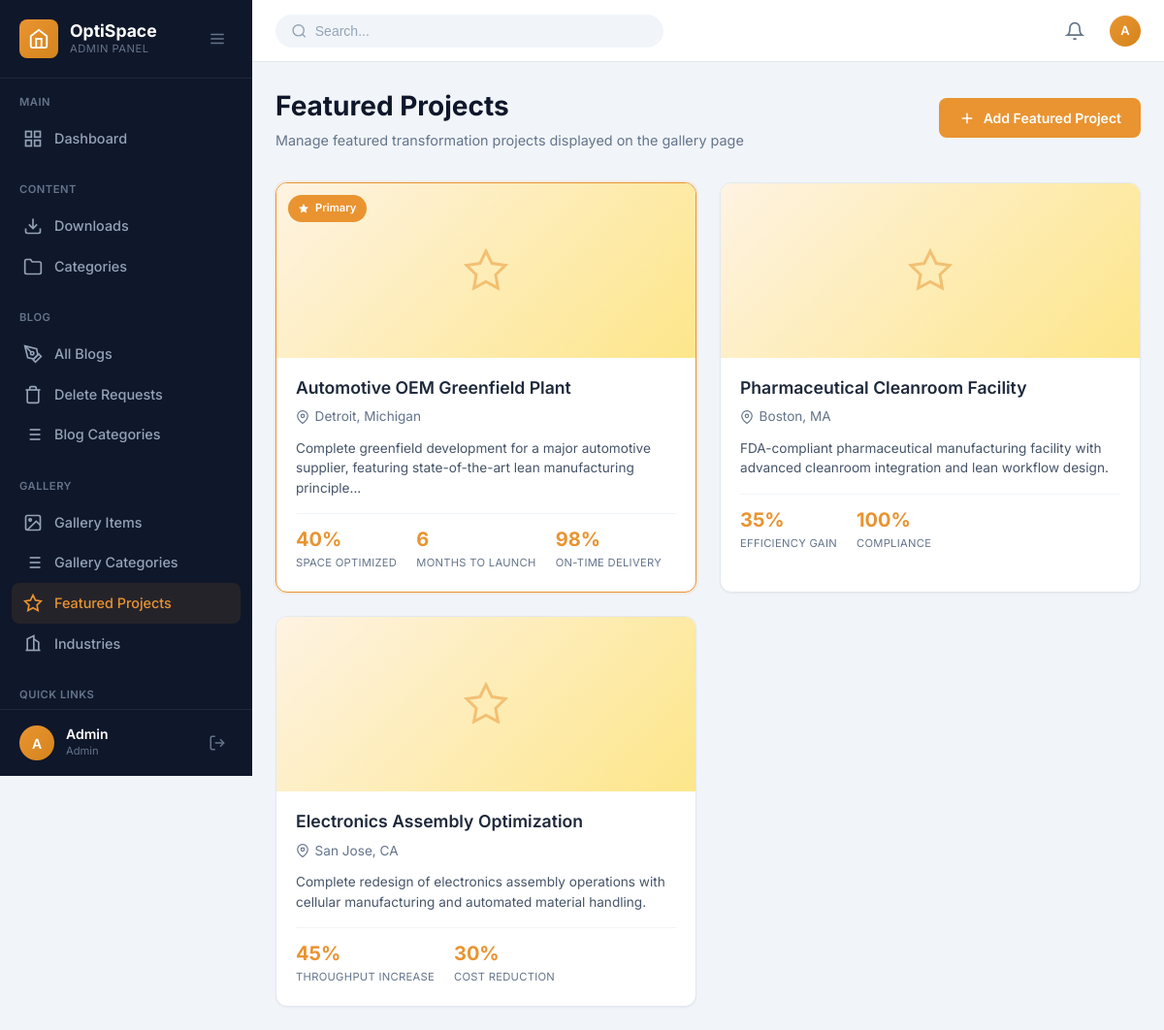
The page /admin/featured-projects.php (signed in) on the database its author committed.
### tables this page shows
CREATE TABLE IF NOT EXISTS featured_projects (
    id INT AUTO_INCREMENT PRIMARY KEY,
    gallery_item_id INT DEFAULT NULL,
    title VARCHAR(255) NOT NULL,
    description TEXT DEFAULT NULL,
    image_path VARCHAR(500) DEFAULT NULL,
    location VARCHAR(255) DEFAULT NULL,
    stat_1_value VARCHAR(50) DEFAULT NULL,
    stat_1_label VARCHAR(100) DEFAULT NULL,
    stat_2_value VARCHAR(50) DEFAULT NULL,
    stat_2_label VARCHAR(100) DEFAULT NULL,
    stat_3_value VARCHAR(50) DEFAULT NULL,
    stat_3_label VARCHAR(100) DEFAULT NULL,
    is_primary TINYINT(1) DEFAULT 0,
    is_active TINYINT(1) DEFAULT 1,
    sort_order INT DEFAULT 0,
    created_by INT DEFAULT NULL,
    created_at TIMESTAMP DEFAULT CURRENT_TIMESTAMP,
    updated_at TIMESTAMP DEFAULT CURRENT_TIMESTAMP ON UPDATE CURRENT_TIMESTAMP,
    FOREIGN KEY (gallery_item_id) REFERENCES gallery_items(id) ON DELETE SET NULL,
    FOREIGN KEY (created_by) REFERENCES admin_users(id) ON DELETE SET NULL
);

### admin/featured-projects.php (the view, shortened to what this page needs)
<?php
$conn = getDBConnection();
$projects = $conn->query("
    SELECT fp.*, gi.title as gallery_title
    FROM featured_projects fp
    LEFT JOIN gallery_items gi ON fp.gallery_item_id = gi.id
    ORDER BY fp.is_primary DESC, fp.sort_order ASC
");
include __DIR__ . '/includes/header.php';
?>
<div class="page-header">
    <div class="page-title-section">
        <h1 class="page-title">Featured Projects</h1>
        <p class="page-subtitle">Manage featured transformation projects displayed on the gallery page</p>
    </div>
    <div class="page-actions">
        <a href="featured-project-add.php" class="btn btn-primary">
            <svg viewBox="0 0 24 24" fill="none" stroke="currentColor" stroke-width="2">
                <line x1="12" y1="5" x2="12" y2="19"/>
                <line x1="5" y1="12" x2="19" y2="12"/>
            </svg>
            Add Featured Project
        </a>
    </div>
</div>
<div class="featured-projects-grid">
    <?php if ($projects->num_rows > 0): ?>
        <?php while ($project = $projects->fetch_assoc()): ?>
        <div class="featured-project-card <?php echo $project['is_active'] ? '' : 'inactive'; ?> <?php echo $project['is_primary'] ? 'primary' : ''; ?>">
            <div class="project-image">
                <?php if ($project['image_path'] && file_exists(__DIR__ . '/../' . $project['image_path'])): ?>
                    <img src="../<?php echo htmlspecialchars($project['image_path']); ?>" alt="<?php echo htmlspecialchars($project['title']); ?>">
                <?php else: ?>
                    <div class="placeholder-icon greenfield-bg">
                        <svg viewBox="0 0 24 24" fill="none" stroke="currentColor" stroke-width="1.5">
                            <polygon points="12 2 15.09 8.26 22 9.27 17 14.14 18.18 21.02 12 17.77 5.82 21.02 7 14.14 2 9.27 8.91 8.26 12 2"/>
                        </svg>
                    </div>
                <?php endif; ?>
                <?php if ($project['is_primary']): ?>
                <span class="primary-badge">
                    <svg viewBox="0 0 24 24" fill="currentColor" stroke="none" width="12" height="12">
                        <polygon points="12 2 15.09 8.26 22 9.27 17 14.14 18.18 21.02 12 17.77 5.82 21.02 7 14.14 2 9.27 8.91 8.26 12 2"/>
                    </svg>
                    Primary
                </span>
                <?php endif; ?>
            </div>
            <div class="project-content">
                <h3><?php echo htmlspecialchars($project['title']); ?></h3>
                <?php if ($project['location']): ?>
                <div class="project-location">
                    <svg viewBox="0 0 24 24" fill="none" stroke="currentColor" stroke-width="2">
                        <path d="M21 10c0 7-9 13-9 13s-9-6-9-13a9 9 0 0 1 18 0z"/>
                        <circle cx="12" cy="10" r="3"/>
                    </svg>
                    <?php echo htmlspecialchars($project['location']); ?>
                </div>
                <?php endif; ?>
                <p><?php echo htmlspecialchars(substr($project['description'], 0, 120)); ?><?php echo strlen($project['description']) > 120 ? '...' : ''; ?></p>
                <div class="project-stats">
                    <?php if ($project['stat_1_value']): ?>
                    <div class="stat">
                        <span class="stat-value"><?php echo htmlspecialchars($project['stat_1_value']); ?></span>
                        <span class="stat-label"><?php echo htmlspecialchars($project['stat_1_label']); ?></span>
                    </div>
                    <?php endif; ?>
                    <?php if ($project['stat_2_value']): ?>
                    <div class="stat">
                        <span class="stat-value"><?php echo htmlspecialchars($project['stat_2_value']); ?></span>
                        <span class="stat-label"><?php echo htmlspecialchars($project['stat_2_label']); ?></span>
                    </div>
                    <?php endif; ?>
                    <?php if ($project['stat_3_value']): ?>
                    <div class="stat">
                        <span class="stat-value"><?php echo htmlspecialchars($project['stat_3_value']); ?></span>
                        <span class="stat-label"><?php echo htmlspecialchars($project['stat_3_label']); ?></span>
                    </div>
                    <?php endif; ?>
                </div>
            </div>
        </div>
        <?php endwhile; ?>
    <?php endif; ?>
</div>
<?php include __DIR__ . '/includes/footer.php'; ?>

### admin/assets/css/admin.css (style rules this page uses)
:root { --admin-primary: #E99431; --admin-primary-dark: #d4851c; --admin-primary-light: rgba(233, 148, 49, 0.1); --admin-dark: #1E293B; --admin-dark-light: #334155; --admin-gray-900: #0F172A; --admin-gray-800: #1E293B; --admin-gray-700: #334155; --admin-gray-600: #475569; --admin-gray-500: #64748B; --admin-gray-400: #94A3B8; --admin-gray-300: #CBD5E1; --admin-gray-200: #E2E8F0; --admin-gray-100: #F1F5F9; --admin-gray-50: #F8FAFC; --admin-white: #FFFFFF; --admin-success: #10B981; --admin-success-light: rgba(16, 185, 129, 0.1); --admin-warning: #F59E0B; --admin-warning-light: rgba(245, 158, 11, 0.1); --admin-danger: #EF4444; --admin-danger-light: rgba(239, 68, 68, 0.1); --admin-info: #3B82F6; --admin-info-light: rgba(59, 130, 246, 0.1); --sidebar-width: 260px; --sidebar-collapsed-width: 70px; --sidebar-bg: var(--admin-gray-900); --sidebar-text: var(--admin-gray-400); --sidebar-active: var(--admin-primary); --header-height: 64px; --header-bg: var(--admin-white); --shadow-sm: 0 1px 2px rgba(0, 0, 0, 0.05); --shadow-md: 0 4px 6px -1px rgba(0, 0, 0, 0.1); --shadow-lg: 0 10px 15px -3px rgba(0, 0, 0, 0.1); --shadow-xl: 0 20px 25px -5px rgba(0, 0, 0, 0.1); --radius-sm: 4px; --radius-md: 8px; --radius-lg: 12px; --radius-xl: 16px; --radius-full: 9999px; --transition-fast: 0.15s ease; --transition-normal: 0.3s ease; }
*, *::before, *::after { box-sizing: border-box; margin: 0; padding: 0; }
html { font-size: 16px; -webkit-font-smoothing: antialiased; -moz-osx-font-smoothing: grayscale; }
body.admin-body { font-family: 'Inter', -apple-system, BlinkMacSystemFont, 'Segoe UI', Roboto, sans-serif; background: var(--admin-gray-100); color: var(--admin-gray-700); line-height: 1.5; min-height: 100vh; }
a { color: inherit; text-decoration: none; }
.page-header { display: flex; align-items: center; justify-content: space-between; margin-bottom: 2rem; flex-wrap: wrap; gap: 1rem; }
.page-title-section { display: flex; flex-direction: column; gap: 0.25rem; }
.page-title { font-size: 1.75rem; font-weight: 700; color: var(--admin-gray-900); }
.page-subtitle { font-size: 0.9rem; color: var(--admin-gray-500); }
.page-actions { display: flex; gap: 0.75rem; }
.btn { display: inline-flex; align-items: center; justify-content: center; gap: 0.5rem; padding: 0.625rem 1.25rem; font-size: 0.875rem; font-weight: 600; border-radius: var(--radius-md); transition: all var(--transition-fast); cursor: pointer; border: none; }
.btn svg { width: 18px; height: 18px; }
.btn-primary { background: var(--admin-primary); color: var(--admin-white); }
.stat-value { font-size: 1.75rem; font-weight: 700; color: var(--admin-gray-900); line-height: 1.2; }
.stat-label { font-size: 0.875rem; color: var(--admin-gray-500); margin-top: 0.25rem; }

### rows shown on the page
featured_projects: is_primary 1 (drawn), title "Automotive OEM Greenfield Plant", location "Detroit, Michigan", description "Complete greenfield development for a major automotive supplier, featuring state-of-the-art lean manufacturing principle", stat_1_value "40%", stat_1_label "SPACE OPTIMIZED", stat_2_value "6", stat_2_label "MONTHS TO LAUNCH", stat_3_value "98%", stat_3_label "ON-TIME DELIVERY"
featured_projects: title "Pharmaceutical Cleanroom Facility", location "Boston, MA", description "FDA-compliant pharmaceutical manufacturing facility with advanced cleanroom integration and lean workflow design.", stat_1_value "35%", stat_1_label "EFFICIENCY GAIN", stat_2_value "100%", stat_2_label "COMPLIANCE"
featured_projects: title "Electronics Assembly Optimization", location "San Jose, CA", description "Complete redesign of electronics assembly operations with cellular manufacturing and automated material handling.", stat_1_value "45%", stat_1_label "THROUGHPUT INCREASE", stat_2_value "30%", stat_2_label "COST REDUCTION"

### other values the page prints
substr($admin['full_name'] ?? 'A', 0, 1) "A"
$admin['full_name'] "Admin"
str_replace('_', ' ', $admin['role'] ?? 'Admin') "Admin"
